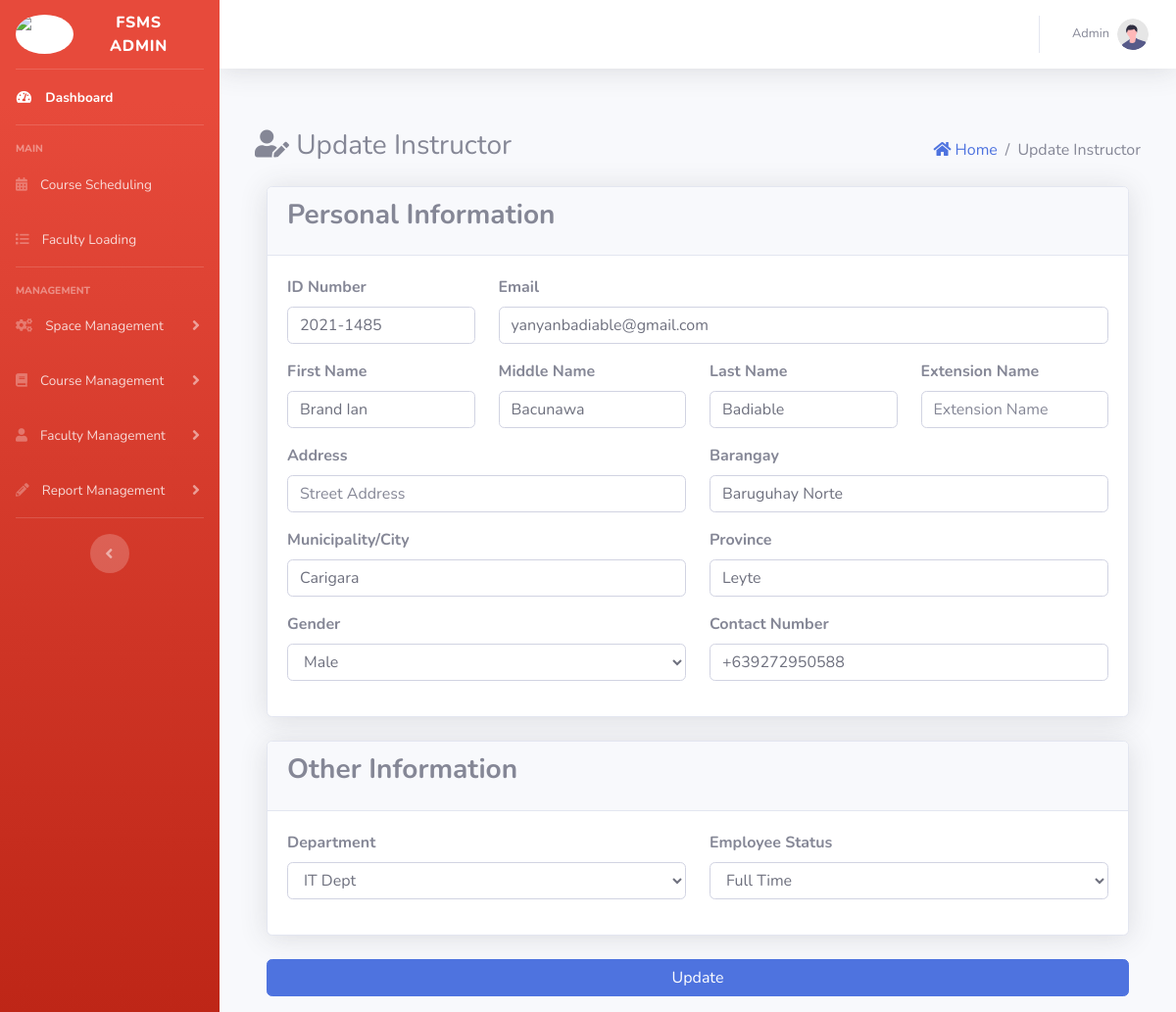
/admin/index.php?page=view_faculty&id=17 (signed in), run on an earlier commit of the app's database.
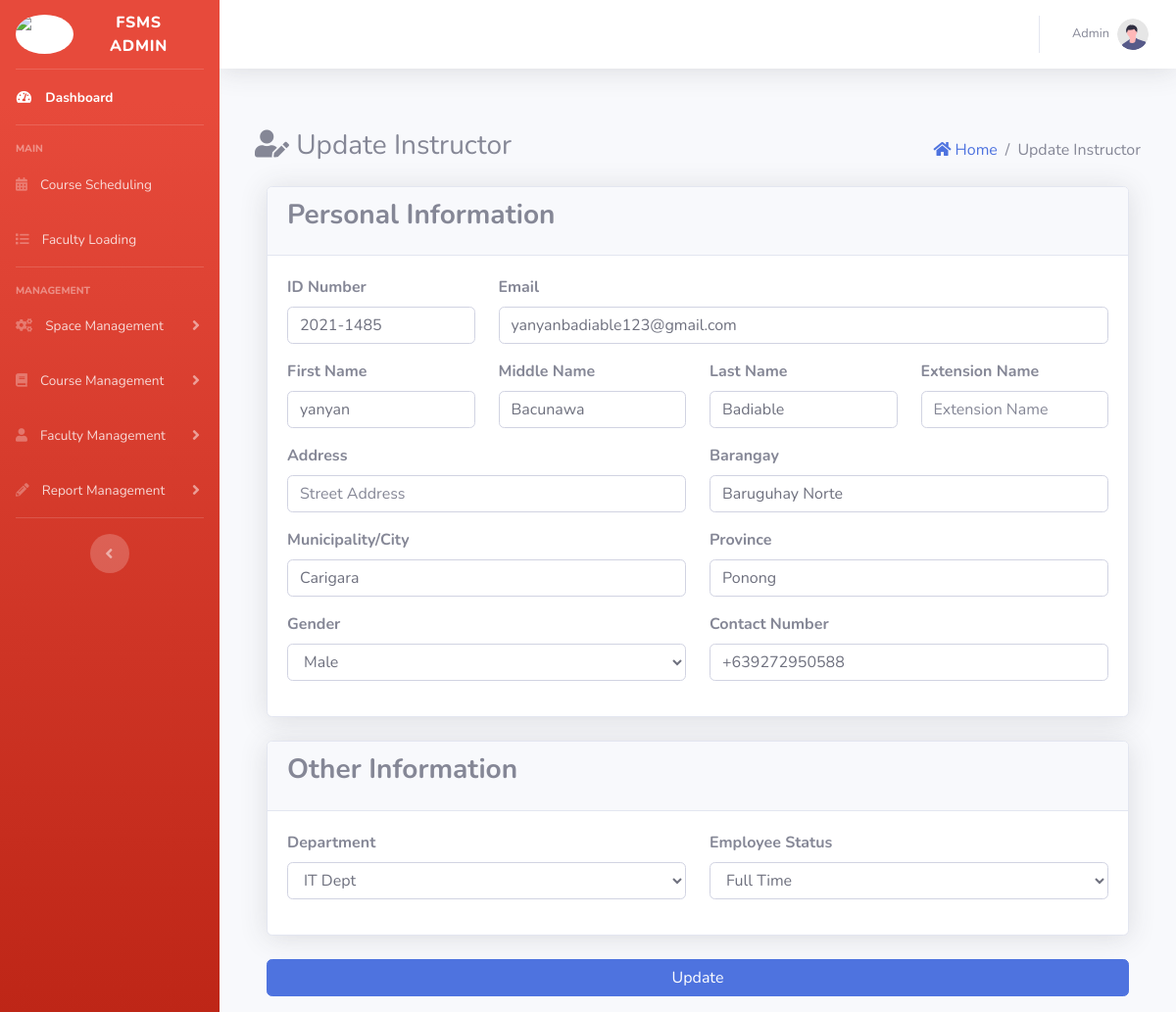
And on a later commit of the database.
### tables this page shows
CREATE TABLE `faculty` (
  `id` int(30) NOT NULL,
  `user_id` int(11) NOT NULL,
  `program_id` int(11) NOT NULL,
  `designation` varchar(255) DEFAULT NULL,
  `contact` varchar(100) NOT NULL,
  `gender` varchar(100) NOT NULL,
  `street` varchar(255) DEFAULT NULL,
  `barangay` varchar(255) DEFAULT NULL,
  `municipality` varchar(255) DEFAULT NULL,
  `province` varchar(255) DEFAULT NULL,
  `email` varchar(200) NOT NULL,
  `created_at` timestamp NOT NULL DEFAULT current_timestamp(),
  `updated_at` timestamp NOT NULL DEFAULT current_timestamp() ON UPDATE current_timestamp()
);

CREATE TABLE `users` (
  `id` int(30) NOT NULL,
  `fname` varchar(255) NOT NULL,
  `mname` varchar(255) DEFAULT NULL,
  `lname` varchar(255) NOT NULL,
  `extname` varchar(255) DEFAULT NULL,
  `username` varchar(255) NOT NULL,
  `password` varchar(255) NOT NULL,
  `type` int(11) NOT NULL DEFAULT 0 COMMENT '0=Admin, 1=Instructor, 2= Super Admin\r\n',
  `program_id` int(30) NOT NULL,
  `created_at` timestamp NOT NULL DEFAULT current_timestamp(),
  `updated_at` timestamp NOT NULL DEFAULT current_timestamp() ON UPDATE current_timestamp()
);

### admin/view_faculty.php (the view, shortened to what the changed rows need)
<?php
include 'db_connect.php';
if (isset($_GET['id'])) {
	$id = $_GET['id'];
	$userQuery = "SELECT * FROM users WHERE id = ?";
	$stmt = $conn->prepare($userQuery);
	$stmt->bind_param("i", $id);
	$stmt->execute();
	$userResult = $stmt->get_result();
	$user = $userResult->fetch_assoc();
	$infoQuery = "SELECT faculty.*, program.program_code
	              FROM faculty
	              LEFT JOIN program ON faculty.program_id = program.id
	              WHERE faculty.user_id = ?";
	$stmt = $conn->prepare($infoQuery);
	$stmt->bind_param("i", $id);
	$stmt->execute();
	$infoResult = $stmt->get_result();
	$info = $infoResult->fetch_assoc();
}
?>
<div class="container-fluid">
	<section class="content">
		<div class="row">
			<form class="form-horizontal needs-validation col-md-12" method='post' id="instructorForm" novalidate>
				<div class="card card-default shadow mb-4">
					<div class="card-body">
						<div class="form-group row">
							<div class="col-md-3">
								<label><b>ID Number</b></label>
								<input class="form-control" value="<?php echo $user['username']; ?>" name="username" placeholder="ID Number*" type="text" required>
							</div>
							<div class="col-md-9">
								<label><b>Email</b></label>
								<input class="form-control" name='email' value="<?php echo $info['email']; ?>" placeholder='Email Address' type="email" required>
							</div>
						</div>
						<div class="form-group row">
							<div class="col-md-3">
								<label><b>First Name</b></label>
								<input class="form-control" value="<?php echo $user['fname']; ?>" name='firstname' placeholder='First Name*' type="text" required>
							</div>
							<div class="col-md-3">
								<label><b>Middle Name</b></label>
								<input class="form-control" value="<?php echo $user['mname']; ?>" name='middlename' placeholder='Middle Name' type="text">
							</div>
							<div class="col-md-3">
								<label><b>Last Name</b></label>
								<input class="form-control" value="<?php echo $user['lname']; ?>" name='lastname' placeholder='Last Name*' type="text" required>
							</div>
						</div>
						<div class="form-group row">
							<div class="col-md-6">
								<label><b>Barangay</b></label>
								<input class="form-control" value="<?php echo $info['barangay']; ?>" name='barangay' placeholder='Barangay*' type="text" required>
							</div>
						</div>
						<div class="form-group row">
							<div class="col-md-6">
								<label><b>Municipality/City</b></label>
								<input class="form-control" value="<?php echo $info['municipality']; ?>" name='municipality' placeholder='Municipality/City*' type="text" required>
							</div>
							<div class="col-md-6">
								<label><b>Province</b></label>
								<input class="form-control" value="<?php echo $info['province']; ?>" name='province' placeholder='Province*' type="text" required>
							</div>
						</div>
						<div class="form-group row">
							<div class="col-md-6">
								<label><b>Gender</b></label>
								<select class="form-control" name='gender' required>
									<option value='Male' <?php if ($info['gender'] == 'Male') echo "selected='selected'"; ?>>Male</option>
								</select>
							</div>
							<div class="col-md-6">
								<label><b>Contact Number</b></label>
								<input class="form-control" value="<?php echo $info['contact']; ?>" name='contact' placeholder='Contact Number' type="text" required pattern="^\+639\d{9}$">
							</div>
						</div>
					</div>
				</div>
				<div class="card card-default shadow mb-4">
					<div class="card-body">
						<div class="form-group row">
							<div class="col-md-6">
								<label><b>Employee Status</b></label>
								<select name="designation" class="form-control" required>
									<option value="Full Time" <?php if ($info['designation'] == 'Full Time') echo "selected='selected'"; ?>>Full Time</option>
								</select>
							</div>
						</div>
					</div>
				</div>
			</form>
		</div>
	</section>
</div>

What changed in the data, as far as the page shows it:
changed users "Bacunawa": firstname "Brand Ian" → "yanyan"
changed faculty "Baruguhay Norte": email "yanyanbadiable@gmail.com" → "yanyanbadiable123@gmail.com"; province "Leyte" → "Ponong"
